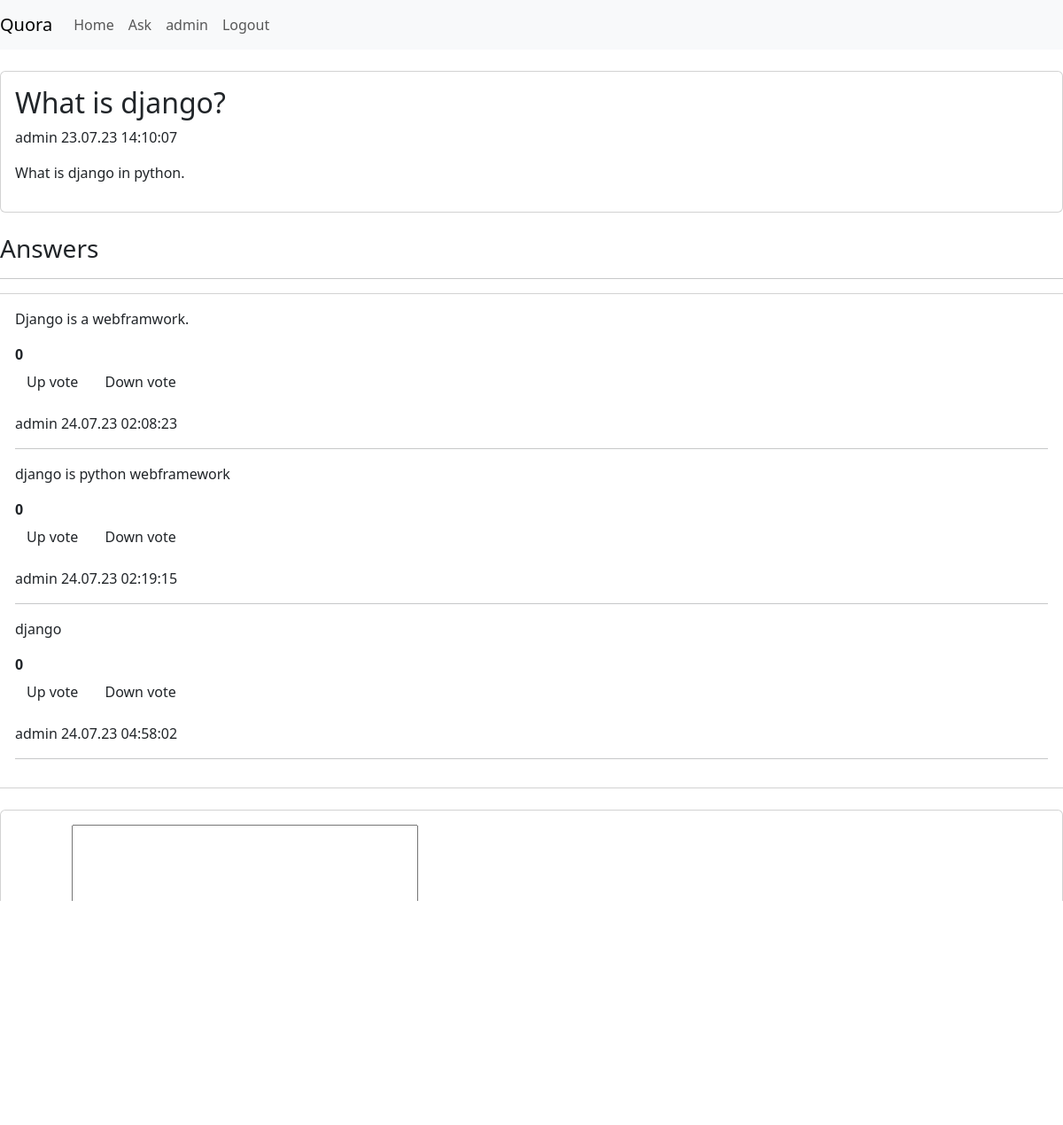
Page /detail/1/ (signed in) on the committed database.
### QAapp/models.py (models this page shows, shortened)
class Question(models.Model):
    title = models.CharField(max_length=255)
    detail = models.TextField(null=True)
    user = models.ForeignKey(User,on_delete=models.CASCADE)
    add_time = models.DateTimeField(auto_now_add=True)

class Answer(models.Model):
    question = models.ForeignKey(Question,on_delete=models.CASCADE)
    user = models.ForeignKey(User,on_delete=models.CASCADE,null=True)
    answer = models.TextField()
    add_time = models.DateTimeField(auto_now_add=True)

### QAapp/views.py (the view, shortened to what this page needs)
# urls.py: path('detail/<int:pk>/',views.detail,name='home'),
@login_required(login_url='login')
def detail(request,pk):
    quest = Question.objects.get(id=pk)
    answer = Answer.objects.filter(question=quest)
    form = AnswerForm()
    context = {'question':quest,'answers':answer,'form':form}
    return render(request,'QAapp/answer.html',context)

### QAapp/forms.py
class AnswerForm(ModelForm):
    class Meta:
        model = Answer
        fields = ('answer',)

### templates/QAapp/answer.html (shortened to what this page needs)
{% extends 'QAapp/navbar.html' %}
{% block content %}
    <div class="card">
        <div class="card-body">
            <h2>{{question.title}}</h2>
            <p>
            <span>{{question.user}}</span>
            <span>{{question.add_time | date:'d.m.y H:i:s'}}</span>
            </p>
            <p>{{ question.detail }}</p>
        </div>
    </div>
        <h3 class="ml-2">Answers</h3>
        <hr>
    <div class=" row ml-2">
        <div class="card">
            <div class="card-body">
                {% for answer in answers%}
              <p class="card-text">{{answer.answer}}</p>
              <P>
                <div class="upvote">
                    <strong class="upvote-count-{{answer.id}}">{{answer.upvote_set.count}}</strong><br/>
                </div>
                <a href="#" class="btn">Up vote</a>
                <a href="#" class="btn">Down vote</a>
            </P>
              <p><span>{{answer.user}}</span>
                <span>{{answer.add_time | date:'d.m.y H:i:s'}}</span>
            </p>
              <hr>
              {% endfor %}
            </div>
        </div>
    </div>
    <div>
        <div class="card">
            <div class="card-body">
        <form action="" method="POST">
            {{form.as_p}}
        <button type="submit" class="btn btn-primary">Submit</button>
            </div>
        </div>
    </div>
{% endblock %}

### templates/QAapp/navbar.html (shortened to what this page needs)
<link href="https://cdn.jsdelivr.net/npm/bootstrap@5.3.0/dist/css/bootstrap.min.css" rel="stylesheet">
<nav class="navbar navbar-expand-lg navbar-light bg-light">
    <a class="navbar-brand" href="#">Quora</a>
    <div class="collapse navbar-collapse" id="navbarNav">
      <ul class="navbar-nav">
        <li class="nav-item active">
          <a class="nav-link" href="#">Home</a>
        </li>
        <li class="nav-item">
          <a class="nav-link" href="{% url 'ask' %}">Ask</a>
        </li>
        {% if user.is_authenticated %}
        <li class="nav-item">
          <a class="nav-link" href="">{{request.user}}</a>
        </li>
        <li class="nav-item">
            <a class="nav-link" href="{% url 'logout' %}">Logout</a>
        </li>
        {% endif %}
      </ul>
    </div>
</nav>
{% block content %}
{% endblock %}

### rows in the picture
Question: title "What is django?", user "admin", add_time "23.07.23 14:10:07", detail "What is django in python."
Answer: answer "Django is a webframwork.", upvote_set.count "0", user "admin", add_time "24.07.23 02:08:23"
Answer: answer "django is python webframework", upvote_set.count "0", user "admin", add_time "24.07.23 02:19:15"
Answer: answer "django", upvote_set.count "0", user "admin", add_time "24.07.23 04:58:02"

### other values in the picture
{{ request.user }} "admin"
